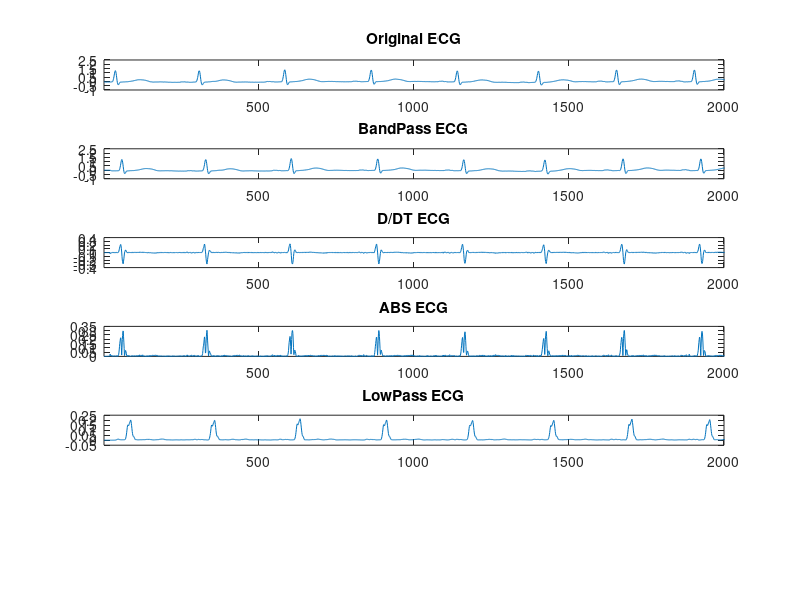

Write the MATLAB code that produced this figure. (Note: this script raises an error after producing the figure.)
function HW4
    % Data Init
    load ECG_1.mat ECG Fs
    ECG_data = ECG(1, :);
    viewWindow = Fs * 10;
    peakVal = 0.1;

    % ECG
    subplot(6, 1, 1);
    plot(ECG_data)
    xlim([1 viewWindow])
    title("Original ECG")

    % BP Filter
    fValues = [0.05 150] / Fs;
    b = fir1(42, fValues, "bandpass");
    bp_ECG = filter(b, 1, ECG_data);
    subplot(6, 1, 2);
    plot(bp_ECG)
    xlim([1 viewWindow])
    title("BandPass ECG")

    % D/DT
    diff_ECG = diff(bp_ECG);
    subplot(6, 1, 3);
    plot(diff_ECG)
    xlim([1 viewWindow])
    title("D/DT ECG")
    
    % ||
    abs_ECG = abs(diff_ECG);
    subplot(6, 1, 4);
    plot(abs_ECG)
    xlim([1 viewWindow])
    title("ABS ECG")

    % LP Filter
    lpVal = 150 / Fs;
    b = fir1(48, lpVal, "low", chebwin(49, 30));
    lp_ECG = filter(b, 1, abs_ECG);
    lp_ECG = movmean(lp_ECG, 8);
    subplot(6, 1, 5);
    plot(lp_ECG)
    xlim([1 viewWindow])
    title("LowPass ECG")

    % Threshold
    [~, qrs] = findpeaks(lp_ECG, "MinPeakProminence", peakVal);
    qrs = qrs / Fs;
    rrIntervals = diff(qrs);
    subplot(6, 1, 6);
    histogram(rrIntervals, 25);
    title("Average RR Interval");
end